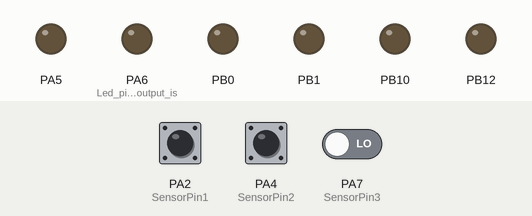
The sketch below on a simulated STM32 Blue Pill. On the bench: output pins drawn as LEDs (lit = HIGH). The inputs (shaded band) are chosen by the test bench; at power-on: PA2 (SensorPin1) LOW, PA4 (SensorPin2) LOW, PA7 (SensorPin3) LOW. EEPROM starts erased.

Above: at 1.2 s.
1.3 s: PA2 (SensorPin1) driven HIGH
At 2.5 s:
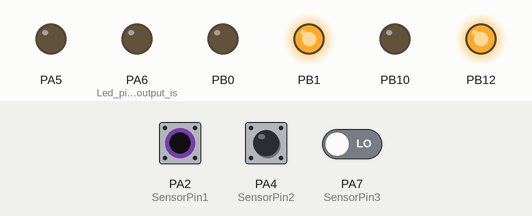
2.8 s: PA4 (SensorPin2) driven HIGH
At 3.8 s:
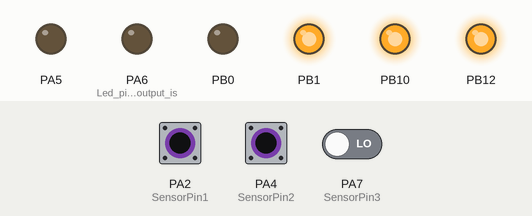
4.3 s: PA7 (SensorPin3) driven HIGH
At 4.9 s:
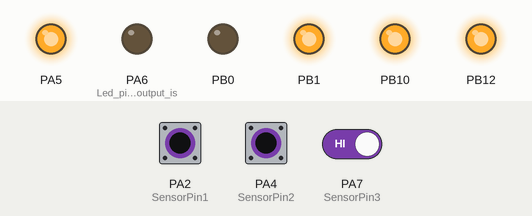
5.8 s: PA2 (SensorPin1) pulsed LOW 5 times (0.12 s each, 0.3 s apart)
At 8.1 s:
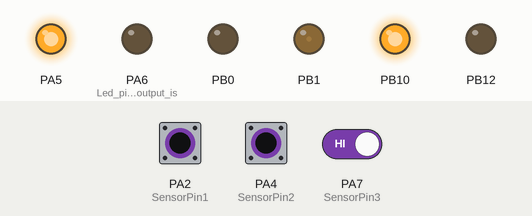
8.8 s: PA4 (SensorPin2) pulsed LOW 2 times (0.12 s each, 0.3 s apart)
At 10.6 s:
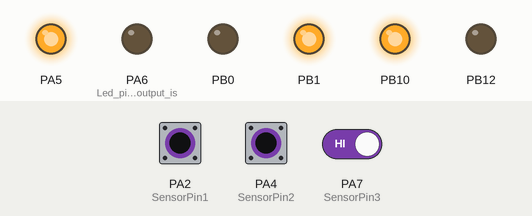
Timing chart, 0 to 11.9 s (numbered marks = the images above; inputs shaded):
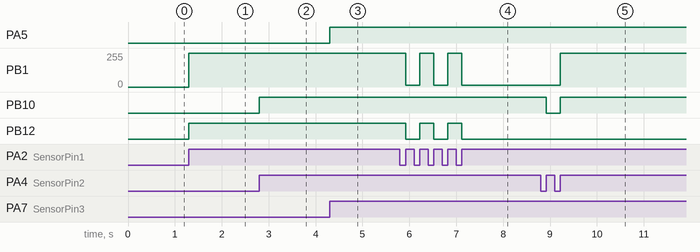

Measured:
- after the input at 1.3 s, PB1: 0/255 → 255/255 at once; PB12: LOW → HIGH at once
- after the input at 2.8 s, PB10: LOW → HIGH at once
- after the input at 4.3 s, PA5: LOW → HIGH at once
- after the input at 5.8 s, PB1: alternates 255/255 for 0.30 s and 15/255 for 0.30 s, 5 changes in all, then stays 15/255, starting after 0.12 s; PB12: alternates HIGH for 0.30 s and LOW for 0.30 s, 5 changes in all, then stays LOW, starting after 0.12 s
- after the input at 8.8 s, PB1: 15/255 → 255/255 after 0.42 s; PB10: HIGH → LOW after 0.12 s, → HIGH 0.30 s later

The sketch:

Upto_3_Switch.ino
```cpp
#include <EEPROM.h>                               //library for EEPROM

int SensorPin1 = PA2;
int SensorPin2 = PA4;
int SensorPin3 = PA7;

int state1 = HIGH;                                //state of the touch sensors
int state2 = HIGH;
int state3 = HIGH;

int SensorData1;
int SensorData2;
int SensorData3;

int SensorState1 = LOW;
int SensorState2 = LOW;
int SensorState3 = LOW;

int EepromData1 = HIGH;
int EepromData2 = HIGH;
int EepromData3 = HIGH;

void setup()
{
  pinMode(SensorPin1, INPUT);
  pinMode(SensorPin2, INPUT);
  pinMode(SensorPin3, INPUT);

  pinMode(PA6, PWM);                         //Led pins using output is PWM
  pinMode(PB0, PWM);
  pinMode(PB1, PWM);

  pinMode(PB12, OUTPUT);
  pinMode(PB10, OUTPUT);
  pinMode(PA5, OUTPUT);

  EepromData1 = EEPROM.read(0);             //reading the first sensor data from eeprom in Byte 0
  delay(10);
  EepromData2 = EEPROM.read(1);             //reading the second sensor data from eeprom in Byte 1
  delay(10);
  EepromData3 = EEPROM.read(2);             //reading the third sensor data from eeprom in Byte 2
  delay(10);

  LS(EepromData1, EepromData2, EepromData3);                        //LightState function for relay and led turn on and turn off.
}


void loop()
{
  SensorData1 = digitalRead(SensorPin1);                           //first sensor input data
  SensorData2 = digitalRead(SensorPin2);                           //second sensor input data
  SensorData3 = digitalRead(SensorPin3);                           //third sensor input data


  LS(SensorData1,SensorData2,SensorData3);                         //LightState function for relay and led turn on and turn off.
}


// depends on input data relays will turn on and turn off
void LS(int input1, int input2, int input3){

  if (input1 == HIGH && SensorState1 == LOW) {                       //if first sensor data is HIGH and SensorState1 is LOW then Enter If condition

    if (state1 == HIGH){                                             //if state1 is high then relay and led will turn on
      state1 = LOW;
      pwmWrite(PB1, 65535);                                          //LED will Turn on with HIGH Brightness
      digitalWrite(PB12, HIGH);                                      //Relay will Turn on
      EEPROM.write(0, 1);                                            //Store 0 Byte in 1 value to EEPROM
      delay(10);                                                     //delay 10 ms
    }

    else{                                                            //if state1 is low then relay and led will turn off
      state1 = HIGH;
      pwmWrite(PB1, 3840);                                           //LED will Turn on with LOW Brightness
      digitalWrite(PB12, LOW);                                       //Relay will Turn off
      EEPROM.write(0, 0);                                            //Store 0 Byte in 0 value to EEPROM
      delay(10);                                                     //delay 10 ms
    }
  }
  SensorState1 = input1;                                             // first loop p1 value will change LOW to HIGH


  if (input2 == HIGH && SensorState2 == LOW) {

    if (state2 == HIGH){
      state2 = LOW;
      pwmWrite(PB1, 65535);
      digitalWrite(PB10, HIGH);
      EEPROM.write(1, 1);
      delay(10);
    }

    else{
      state2 = HIGH;
      pwmWrite(PB1, 3840);
      digitalWrite(PB10, LOW);
      EEPROM.write(1, 0);
      delay(10);
    }
  }
   SensorState2 = input2;


  if (input3 == HIGH && SensorState3 == LOW) {

    if (state3 == HIGH){
      state3 = LOW;
      pwmWrite(PB1, 65535);
      digitalWrite(PA5, HIGH);
      EEPROM.write(2, 1);
      delay(10);
    }

    else{
      state3 = HIGH;
      pwmWrite(PB1, 3840);
      digitalWrite(PA5, LOW);
      EEPROM.write(2, 0);
      delay(10);
    }
  }
  SensorState3 = input3;
}
```
